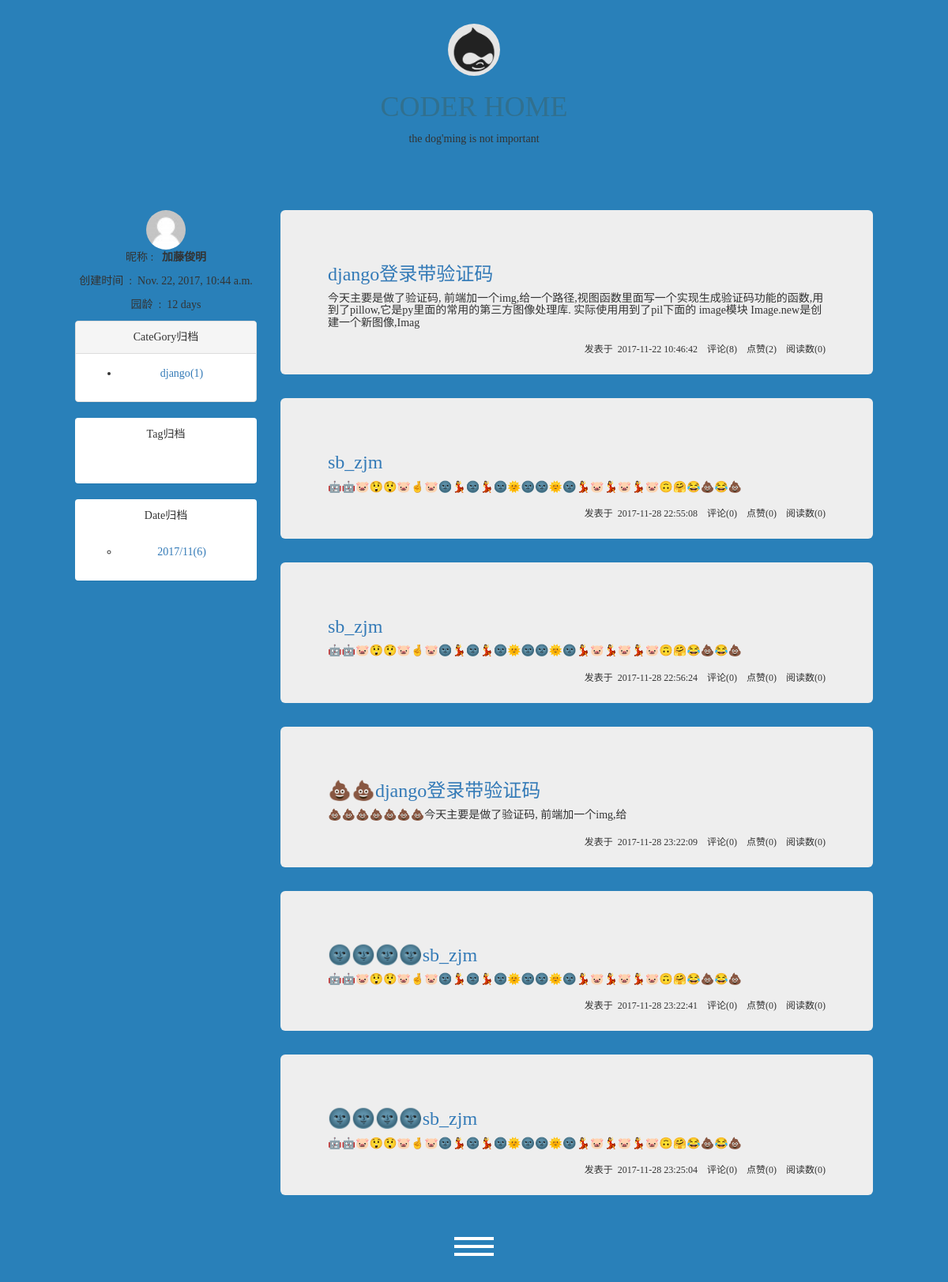
The app's page /blog/加藤俊明/ (signed in) with its own data.
### app01/models.py (models this page shows, shortened)
class Userinfo(models.Model):
    nickname = models.CharField(max_length=64)
    tel = models.CharField(max_length=11, blank=True, null=True, unique=True, verbose_name='手机号码')
    email = models.EmailField(verbose_name='邮箱地址')
    avatar = models.FileField(verbose_name='头像',upload_to='avatar',default='/avatar/default.png')
    create_time = models.DateTimeField(verbose_name='创建时间', auto_now_add=True)
    user = models.OneToOneField(to='User')

class Category(models.Model):
    title = models.CharField(verbose_name='分类标题', max_length=32)
    blog = models.ForeignKey(verbose_name='所属博客', to='Blog')
    class Meta:
        verbose_name = 'category'
        verbose_name_plural = 'category'
        ordering = ['title']

class Article(models.Model):
    title = models.CharField(max_length=50,verbose_name='文章标题')
    create_time = models.DateTimeField(verbose_name='创建日期',auto_now_add=True)
    summary = models.CharField(max_length=128,verbose_name='文章摘要')
    poll_count = models.IntegerField(verbose_name='点赞数',default=0)
    comment_count = models.IntegerField(verbose_name='评论数',default=0)
    read_count = models.IntegerField(verbose_name='阅读数',default=0)
    is_essence = models.BooleanField(verbose_name='是否精华',default=False)
    is_top = models.BooleanField(verbose_name='是否置顶',default=False)
    category = models.ForeignKey(verbose_name='文章类型', to='Category',null=True)
    user = models.ForeignKey(verbose_name='所属用户', to='Userinfo')
    tags = models.ManyToManyField(
        to="Tag",
        through='Article2Tag',
        through_fields=('article', 'tag'),
    )
    site_article_category = models.ForeignKey("SiteArticleCategory", null=True)
    def __str__(self):
        return self.title

### app01/views.py (the view)
# urls.py: url(r'^(?P<username>.*)/(?P<condition>tag|category|date)/(?P<para>.*)', views.homesite),
def homesite(request,**kwargs):
    if not request.session.get('user'):
        return redirect('/login/')
    else :
        current_user = models.Userinfo.objects.filter(nickname=kwargs["username"]).first()
        current_blog = models.Blog.objects.filter(user=current_user).first()
        if not current_user:
            return render(request,'gg.html')
        article_list = models.Article.objects.filter(user=current_user).all()
        print('article_lis===',article_list)
        category_list = models.Category.objects.filter(blog=current_blog).annotate(c=Count('article__id')).values_list('c','title')
        print('category_list===',category_list)
        tag_list = models.Tag.objects.filter(blog=current_blog).annotate(c=Count('article__id')).values_list('c','title')
        print('tag_list===',tag_list)
        date_list = models.Article.objects.filter(user=current_user).\
            extra(select={"filter_create_date": "strftime('%%Y/%%m',create_time)"}).\
            values_list("filter_create_date").annotate(Count("id"))
        print('date_list===',date_list)
        if kwargs:
            if kwargs.get('condition') == 'category':
                article_list = models.Article.objects.filter(user=current_user,category__title=kwargs.get('para'))
            elif kwargs.get('conditon') == 'tag':
                article_list = models.Article.objects.filter(user=current_user,tags__title=kwargs.get('para'))
            elif kwargs.get('condition') == 'date':
                year,month = kwargs.get('para').split('/')
                article_list = models.Article.objects.filter(user=current_user,create_time__year=year,create_time__month=month)
        return render(request,'home_site.html',locals())

### app01/templatetags/my_filters.py (called while the page is built)
@register.filter
def yl(t):
    import datetime
    user_current_time = datetime.datetime(year=t.year,month=t.month,day=t.day,hour=t.hour,minute=t.minute,second=t.second)
    ret = datetime.datetime.now()-user_current_time
    ret = str(ret).split(',')[0]
    print(ret)
    print(type(ret))
    return mark_safe(ret)

### templates/home_site.html (shortened to what this page needs)
<!DOCTYPE html>
<html lang="en" class="no-js">
<head>
    <link rel="stylesheet" type="text/css" href="/static/css/normalize.css"/>
    <link rel="stylesheet" type="text/css" href="/static/css/icons.css"/>
    <link rel="stylesheet" href="/static/blog/bootstrap-3.3.7-dist/css/bootstrap.css">
    <link rel="stylesheet" type="text/css" href="/static/css/index.css"/>
    <link rel="stylesheet" href="/static/font-awesome-4.7.0/css/font-awesome.min.css">
    <link rel="stylesheet" href="/static/css/home_site.css">
</head>
<body>
{% load my_filters %}
<div class="pri_ava">
    <p><a href="/index/"><img src="/media/avatar/me3_ava.png" alt="" class="img-circle pri_icon"></a></p>
    <h1><span class="text-info">CODER HOME</span></h1>
    <div><span>the dog'ming is not important</span></div>
</div>
<div class="container">
    <div class="row">
        <div class="archive col-md-3 " style="text-align: center">
            <a href="{% url 'aaa' request.session.nickname %}"><img class="img-circle user_ava"
                                                                    src="{{ current_user.avatar.url }}"></a>
            <p>昵称&nbsp;:&nbsp;&nbsp; <b>{{ current_user.nickname }}</b></p>
            <p>创建时间&nbsp; :&nbsp;&nbsp;{{ current_user.create_time }} </p>
            <p>园龄&nbsp; :&nbsp;&nbsp;{{ current_user.create_time|yl }} </p>
            <div class="panel panel-default">
                <div class="panel-heading">CateGory归档</div>
                <div class="panel-body">
                    <ul>
                        {% for category in category_list %}
                            <li>
                                <a href="/blog/{{ current_user.nickname }}/category/{{ category.1 }}">{{ category.1 }}({{ category.0 }})</a>
                            </li>
                        {% endfor %}
                    </ul>
                </div>
            </div>
            <div class="panel ">
                <div class="panel-heading">Tag归档</div>
                <div class="panel-body">
                </div>
            </div>
            <div class="panel">
                <div class="panel-heading">Date归档</div>
                <div class="panel-body">
                    <ul type="circle">
                        {% for date in date_list %}
                            <li>
                                <a href="/blog/{{ current_user.nickname }}/date/{{ date.0 }}">{{ date.0 }}({{ date.1 }})</a>
                            </li>
                        {% endfor %}
                    </ul>
                </div>
            </div>
        </div>
        <div class="col-md-9 ">{% block content %}
                {% for article in article_list %}
                    <div class="jumbotron">
                            <div class="title"><h3><a href="/blog/{{ article.user.nickname }}/articles/{{ article.id }}">{{ article.title }}</a></h3>
                            </div>
                            <h5>{{ article.summary }}</h5>
                        <div class="detail_info pull-right">
                        <h6>发表于&nbsp;&nbsp;<span>{{ article.create_time|date:'Y-m-d H:i:s' }}</span>
                            &nbsp;&nbsp;&nbsp;评论({{ article.comment_count }})
                            &nbsp;&nbsp;&nbsp;点赞({{ article.poll_count }})
                            &nbsp;&nbsp;&nbsp;阅读数({{ article.read_count }})</h6></div>
                    </div>
                {% endfor %}{% endblock content %}</div>
</div>
<nav id="bt-menu" class="bt-menu">
    <a href="#" class="bt-menu-trigger"><span>Menu</span></a>
</nav>
</div>
</body>
</html>

### app01/static/css/index.css (style rules this page uses)
*, *:after, *::before { -webkit-box-sizing: border-box; -moz-box-sizing: border-box; box-sizing: border-box; }
body { background: #2980b9; }
.container { padding: 80px; }
.bt-menu { position: fixed; top: 0; left: 0; width: 100%; height: 0; border-width: 0px; border-style: solid; border-color: #333; background-color: rgba(0,0,0,0); -webkit-backface-visibility: hidden; -webkit-transition: border-width 0.3s, background-color 0.3s, height 0s 0.3s; transition: border-width 0.3s, background-color 0.3s, height 0s 0.3s; }
.bt-menu-trigger { position: fixed; bottom: 22px; left: 50%; z-index: 100; display: block; margin-left: -25px; width: 50px; height: 50px; cursor: pointer; }
.bt-menu-trigger span { position: absolute; top: 50%; left: 0; display: block; width: 100%; height: 8%; background-color: #fff; font-size: 0px; -webkit-transition: background-color 0.3s; transition: background-color 0.3s; -webkit-touch-callout: none; -webkit-user-select: none; -khtml-user-select: none; -moz-user-select: none; -ms-user-select: none; user-select: none; }
.bt-menu-trigger span:before, .bt-menu-trigger span:after { position: absolute; left: 0; width: 100%; height: 100%; background: #fff; content: ''; -webkit-transition: -webkit-transform 0.3s, background-color 0.3s; transition: transform 0.3s, background-color 0.3s; }
.bt-menu-trigger span:before { -webkit-transform: translateY(-250%); transform: translateY(-250%); }
.bt-menu-trigger span:after { -webkit-transform: translateY(250%); transform: translateY(250%); }

### app01/static/css/home_site.css (style rules this page uses)
.pri_icon { height: 66px; width: 66px; }
* { font-family: "Comic Sans MS", "Lantinghei SC"; }
.pri_ava { text-align: center; margin-top: 30px; }
.user_ava { height: 50px; width: 50px; }

### records on screen
Userinfo: avatar (placeholder picture), nickname "加藤俊明", create_time "Nov. 22, 2017, 10:44 a.m.", create_time|yl "12 days"
Category: title "django", category "1"
Article: title "django登录带验证码", summary "今天主要是做了验证码, 前端加一个img,给一个路径,视图函数里面写一个实现生成验证码功能的函数,用到了pillow,它是py里面的常用的第三方图像处理库. 实际使用用到了pil下面的 image模块 Image.new是创建一个新图像,Imag", create_time "2017-11-22 10:46:42", comment_count "8", poll_count "2", read_count "0"
Article: title "sb_zjm", summary "🤖🤖🐷😲😲🐷🤞🐷🌚💃🌚💃🌚🌞🌚🌚🌞🌚💃🐷💃🐷💃🐷🙃🤗😂💩😂💩", create_time "2017-11-28 22:55:08", comment_count "0", poll_count "0", read_count "0"
Article: title "sb_zjm", summary "🤖🤖🐷😲😲🐷🤞🐷🌚💃🌚💃🌚🌞🌚🌚🌞🌚💃🐷💃🐷💃🐷🙃🤗😂💩😂💩", create_time "2017-11-28 22:56:24", comment_count "0", poll_count "0", read_count "0"
Article: title "💩💩django登录带验证码", summary "💩💩💩💩💩💩💩今天主要是做了验证码, 前端加一个img,给", create_time "2017-11-28 23:22:09", comment_count "0", poll_count "0", read_count "0"
Article: title "🌚🌚🌚🌚sb_zjm", summary "🤖🤖🐷😲😲🐷🤞🐷🌚💃🌚💃🌚🌞🌚🌚🌞🌚💃🐷💃🐷💃🐷🙃🤗😂💩😂💩", create_time "2017-11-28 23:22:41", comment_count "0", poll_count "0", read_count "0"
Article: title "🌚🌚🌚🌚sb_zjm", summary "🤖🤖🐷😲😲🐷🤞🐷🌚💃🌚💃🌚🌞🌚🌚🌞🌚💃🐷💃🐷💃🐷🙃🤗😂💩😂💩", create_time "2017-11-28 23:25:04", comment_count "0", poll_count "0", read_count "0"

### other values on screen
{{ date.0 }} "2017/11"
{{ date.1 }} "6"
